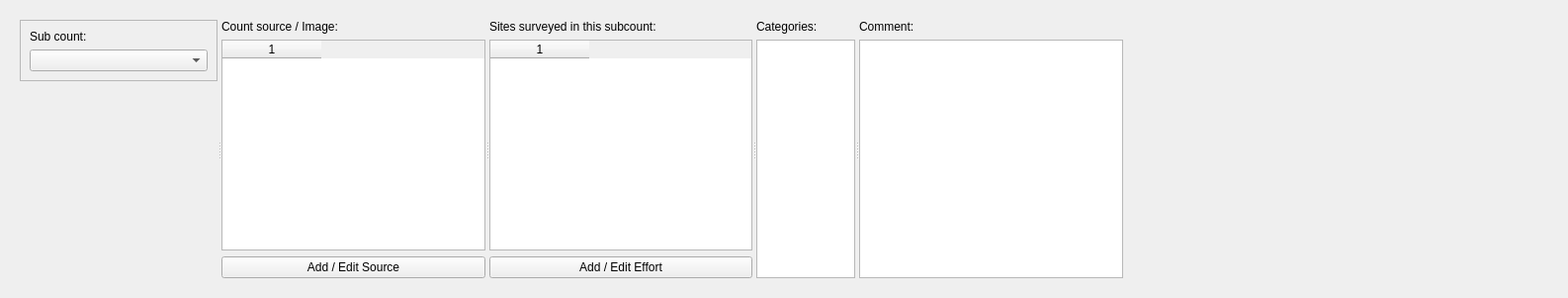
<?xml version="1.0" encoding="UTF-8"?>
<ui version="4.0">
 <class>Form</class>
 <widget class="QWidget" name="Form">
  <property name="geometry">
   <rect>
    <x>0</x>
    <y>0</y>
    <width>1586</width>
    <height>301</height>
   </rect>
  </property>
  <property name="minimumSize">
   <size>
    <width>0</width>
    <height>0</height>
   </size>
  </property>
  <property name="maximumSize">
   <size>
    <width>16777215</width>
    <height>16777215</height>
   </size>
  </property>
  <property name="windowTitle">
   <string>Sub count</string>
  </property>
  <layout class="QVBoxLayout" name="verticalLayout_4">
   <item alignment="Qt::AlignLeft">
    <widget class="QWidget" name="widget" native="true">
     <layout class="QHBoxLayout" name="horizontalLayout">
      <item>
       <widget class="QSplitter" name="splitter">
        <property name="orientation">
         <enum>Qt::Horizontal</enum>
        </property>
        <widget class="QWidget" name="widget_3" native="true">
         <property name="minimumSize">
          <size>
           <width>200</width>
           <height>0</height>
          </size>
         </property>
         <property name="maximumSize">
          <size>
           <width>200</width>
           <height>16777215</height>
          </size>
         </property>
         <layout class="QVBoxLayout" name="verticalLayout">
          <item alignment="Qt::AlignTop">
           <widget class="QFrame" name="frame_2">
            <property name="frameShape">
             <enum>QFrame::StyledPanel</enum>
            </property>
            <property name="frameShadow">
             <enum>QFrame::Raised</enum>
            </property>
            <layout class="QGridLayout" name="gridLayout_2">
             <item row="0" column="0">
              <widget class="QLabel" name="label_sub_count">
               <property name="maximumSize">
                <size>
                 <width>16777215</width>
                 <height>24</height>
                </size>
               </property>
               <property name="text">
                <string>Sub count:</string>
               </property>
              </widget>
             </item>
             <item row="1" column="0">
              <widget class="QComboBox" name="cmbSubCount">
               <property name="minimumSize">
                <size>
                 <width>0</width>
                 <height>0</height>
                </size>
               </property>
              </widget>
             </item>
            </layout>
           </widget>
          </item>
         </layout>
        </widget>
        <widget class="QWidget" name="widget_2" native="true">
         <layout class="QVBoxLayout" name="verticalLayout_3">
          <item>
           <widget class="QLabel" name="label_source">
            <property name="text">
             <string>Count source / Image:</string>
            </property>
           </widget>
          </item>
          <item>
           <widget class="QTableWidget" name="table_source">
            <property name="minimumSize">
             <size>
              <width>150</width>
              <height>0</height>
             </size>
            </property>
            <property name="maximumSize">
             <size>
              <width>16777215</width>
              <height>16777215</height>
             </size>
            </property>
            <property name="columnCount">
             <number>1</number>
            </property>
            <column/>
           </widget>
          </item>
          <item>
           <widget class="QPushButton" name="btn_add_edit_source">
            <property name="text">
             <string>Add / Edit Source</string>
            </property>
           </widget>
          </item>
         </layout>
        </widget>
        <widget class="QWidget" name="widget" native="true">
         <layout class="QVBoxLayout" name="verticalLayout_2">
          <item>
           <widget class="QLabel" name="label_table_sites">
            <property name="sizePolicy">
             <sizepolicy hsizetype="Expanding" vsizetype="Preferred">
              <horstretch>0</horstretch>
              <verstretch>0</verstretch>
             </sizepolicy>
            </property>
            <property name="text">
             <string>Sites surveyed in this subcount:</string>
            </property>
           </widget>
          </item>
          <item>
           <widget class="QTableWidget" name="table_sites">
            <property name="minimumSize">
             <size>
              <width>150</width>
              <height>0</height>
             </size>
            </property>
            <property name="maximumSize">
             <size>
              <width>16777215</width>
              <height>16777215</height>
             </size>
            </property>
            <property name="columnCount">
             <number>1</number>
            </property>
            <column/>
           </widget>
          </item>
          <item>
           <widget class="QPushButton" name="btn_add_edit_effort">
            <property name="text">
             <string>Add / Edit Effort</string>
            </property>
           </widget>
          </item>
         </layout>
        </widget>
        <widget class="QWidget" name="widget_5" native="true">
         <property name="minimumSize">
          <size>
           <width>50</width>
           <height>0</height>
          </size>
         </property>
         <property name="maximumSize">
          <size>
           <width>100</width>
           <height>16777215</height>
          </size>
         </property>
         <layout class="QVBoxLayout" name="verticalLayout_6">
          <item>
           <widget class="QLabel" name="label_categories">
            <property name="text">
             <string>Categories:</string>
            </property>
           </widget>
          </item>
          <item>
           <widget class="QListWidget" name="listWidget_categories_count">
            <property name="minimumSize">
             <size>
              <width>50</width>
              <height>0</height>
             </size>
            </property>
            <property name="maximumSize">
             <size>
              <width>16777215</width>
              <height>16777215</height>
             </size>
            </property>
           </widget>
          </item>
         </layout>
        </widget>
        <widget class="QWidget" name="widget_4" native="true">
         <layout class="QVBoxLayout" name="verticalLayout_5">
          <item>
           <widget class="QLabel" name="label_comment">
            <property name="text">
             <string>Comment:</string>
            </property>
           </widget>
          </item>
          <item>
           <widget class="QPlainTextEdit" name="text_comments">
            <property name="minimumSize">
             <size>
              <width>150</width>
              <height>0</height>
             </size>
            </property>
            <property name="maximumSize">
             <size>
              <width>16777215</width>
              <height>16777215</height>
             </size>
            </property>
           </widget>
          </item>
         </layout>
        </widget>
       </widget>
      </item>
      <item>
       <widget class="QWidget" name="widget_6" native="true"/>
      </item>
     </layout>
    </widget>
   </item>
  </layout>
 </widget>
 <resources/>
 <connections/>
</ui>
